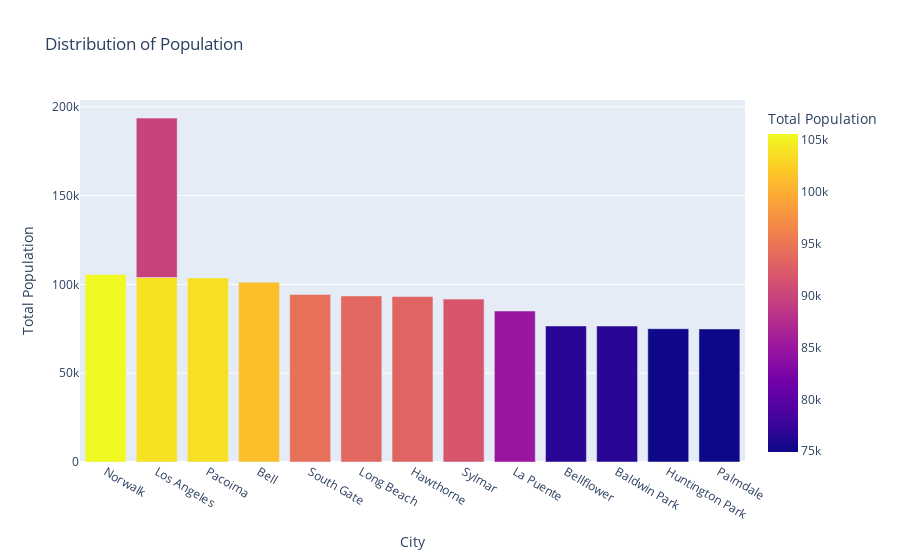

Source (notebook cell):
### Code cell
# sort descending by the population and draw the top 15 areas
pop_sorted = final_ds.sort_values(by='Total Population',
                                     ascending=False)
pop_top15 = pop_sorted.iloc[0:14]
fig = px.bar(pop_top15, y="Total Population", x="City",
 orientation = "v", color='Total Population',
             title='Distribution of Population')
fig.show()

### Figure 1 — Plotly figure (JSON) as saved in the notebook; plotly's stock layout.template omitted (floating-point values rounded to 4 significant figures)
{"data": [{"alignmentgroup": "True", "hovertemplate": "City=%{x}<br>Total Population=%{marker.color}<extra></extra>", "legendgroup": "", "marker": {"color": [105549, 103892, 103689, 101279, 94396, 93524, 93193, 91725, 89779, 85040, 76615, 76571, 75066, 74929], "coloraxis": "coloraxis"}, "name": "", "offsetgroup": "", "orientation": "v", "showlegend": false, "textposition": "auto", "type": "bar", "x": ["Norwalk", "Los Angeles", "Pacoima", "Bell", "South Gate", "Long Beach", "Hawthorne", "Sylmar", "Los Angeles", "La Puente", "Bellflower", "Baldwin Park", "Huntington Park", "Palmdale"], "xaxis": "x", "y": [105549, 103892, 103689, 101279, 94396, 93524, 93193, 91725, 89779, 85040, 76615, 76571, 75066, 74929], "yaxis": "y"}], "layout": {"barmode": "relative", "coloraxis": {"colorbar": {"title": {"text": "Total Population"}}, "colorscale": [[0.0, "#0d0887"], [0.1111, "#46039f"], [0.2222, "#7201a8"], [0.3333, "#9c179e"], [0.4444, "#bd3786"], [0.5556, "#d8576b"], [0.6667, "#ed7953"], [0.7778, "#fb9f3a"], [0.8889, "#fdca26"], [1.0, "#f0f921"]]}, "legend": {"tracegroupgap": 0}, "title": {"text": "Distribution of Population"}, "xaxis": {"anchor": "y", "domain": [0.0, 1.0], "title": {"text": "City"}}, "yaxis": {"anchor": "x", "domain": [0.0, 1.0], "title": {"text": "Total Population"}}}}
